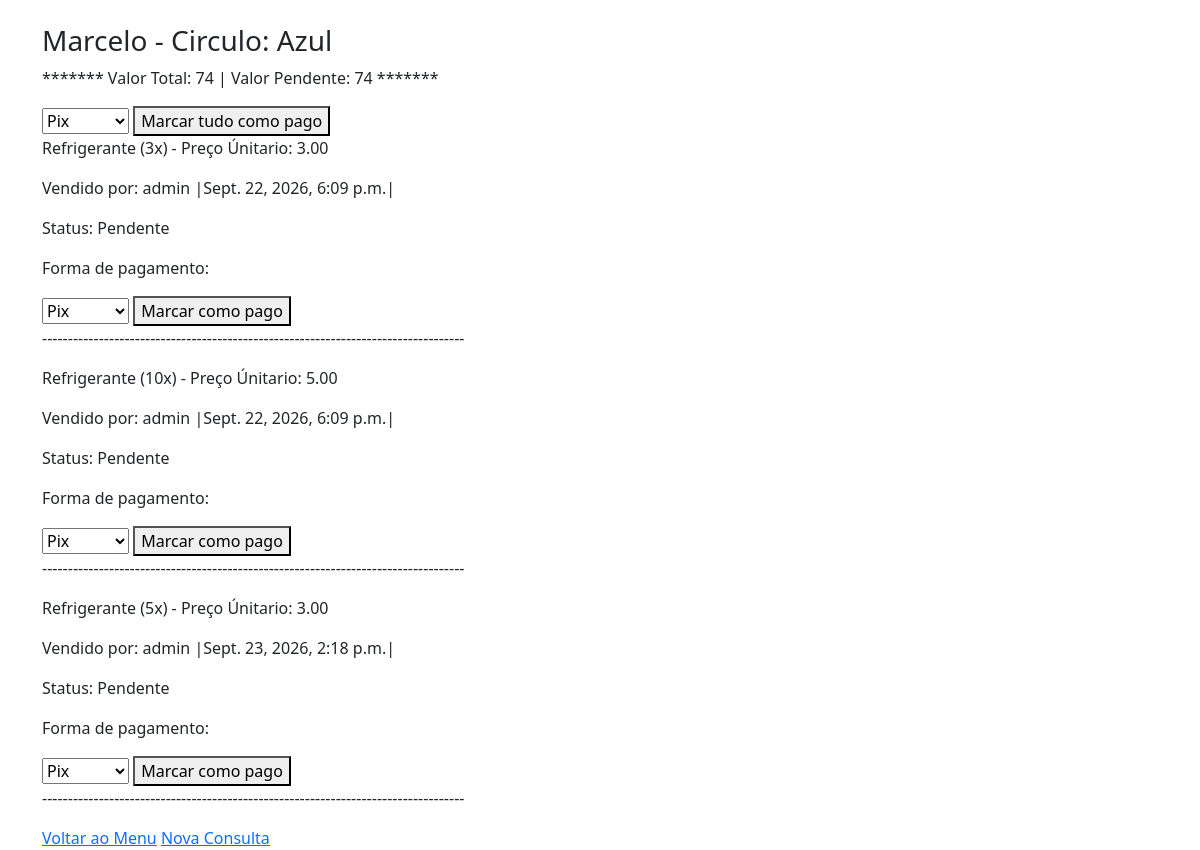
Before: /consultas/pessoa/1/ with the older database file.
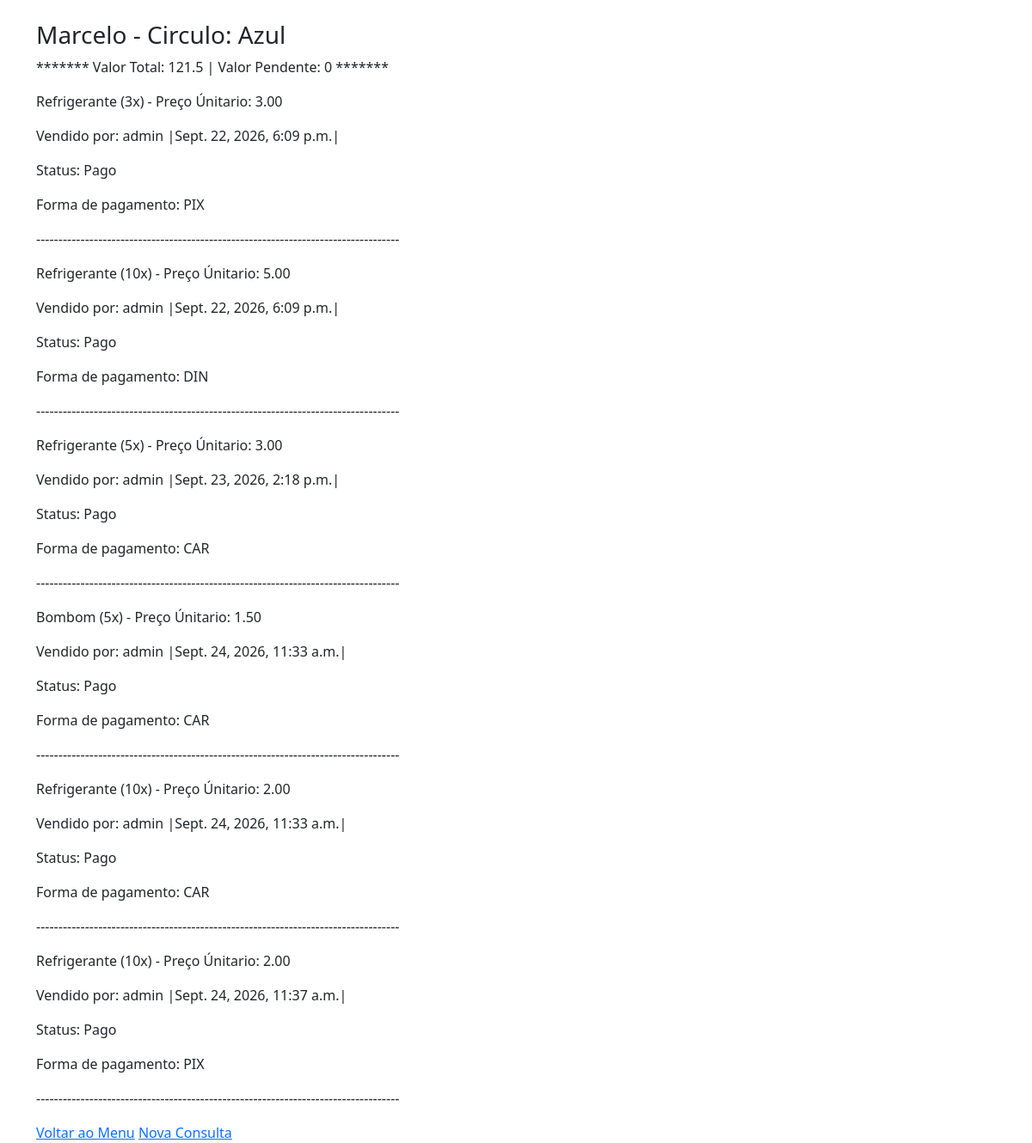
After: the same page with the newer database file.
### vendas/models.py (models this page shows, shortened)
class Venda(models.Model):
    class FormaPagamento(models.TextChoices):
        PIX = 'PIX', 'Pix'
        DINHEIRO = 'DIN', 'Dinheiro'
        CARTAO = 'CAR', 'Cartao'
    produto = models.ForeignKey(Produto, on_delete=models.PROTECT)
    pessoa = models.ForeignKey(Pessoa, on_delete=models.PROTECT)
    quantidade = models.PositiveIntegerField()
    preco_unitario_praticado = models.DecimalField(max_digits=10, decimal_places=2)
    data_hora = models.DateTimeField(auto_now_add=True)
    usuario = models.ForeignKey(User, on_delete=models.PROTECT)
    usuario_ultima_atualizacao = models.ForeignKey(User, on_delete=models.PROTECT, null=True, blank=True, related_name='vendas_atualizadas')
    pago = models.BooleanField(default=False)
    forma_pagamento = models.CharField(choices=FormaPagamento.choices, max_length=3, blank=True)
    data_pagamento = models.DateTimeField(blank=True, null=True)

### produtos/models.py (models this page shows, shortened)
class Produto(models.Model):
    nome = models.CharField(max_length=30)
    preco_padrao = models.DecimalField(max_digits=10, decimal_places=2)

### consultas/views.py (the view)
# urls.py: path('pessoa/<int:pessoa_id>/', views.detalhe_pessoa, name='detalhe_pessoa'),
def detalhe_pessoa(request, pessoa_id):
    pessoa = get_object_or_404(Pessoa, id=pessoa_id)
    vendas = Venda.objects.filter(pessoa=pessoa).select_related('produto')
    resultado_total = vendas.aggregate(total=Sum(F('quantidade') * F('preco_unitario_praticado')))
    valor_total = resultado_total['total'] or 0
    resultado_pendente = vendas.filter(pago=False).aggregate(total_pendente=Sum(F('quantidade') * F('preco_unitario_praticado')))
    valor_pendente = resultado_pendente['total_pendente'] or 0
    return render(request, 'consultas/resultado_detalhe_pessoa.html',{'pessoa': pessoa, 'vendas': vendas, 'valor_total': valor_total, 'valor_pendente': valor_pendente})

### consultas/templates/consultas/resultado_detalhe_pessoa.html (shortened to what this page needs)
{% extends 'base.html' %}
{% block content %}
    <h3> {{ pessoa.nome }} - Circulo: {{ pessoa.get_circulo_display }} </h3>
    <p> ******* Valor Total: {{ valor_total }} |  Valor Pendente: {{  valor_pendente }} ******* </p>
    {% if valor_pendente > 0 %}
    <form method="post" action="{% url 'marcar_todas_pagas' pessoa.id %}">
        <select name="forma_pagamento">
            <option value="PIX">Pix</option>
        </select>
        <button type="submit">Marcar tudo como pago</button>
    </form>
    {% endif %}
    {% for venda in vendas %}
    <p> {{ venda.produto.nome }} ({{ venda.quantidade }}x) - Preço Únitario: {{ venda.preco_unitario_praticado}} </p>
    <p> Vendido por: {{ venda.usuario }}        |{{ venda.data_hora }}|</p>
    <p> Status: {% if venda.pago %} Pago {% else %} Pendente {% endif %} </p>
    <p> Forma de pagamento: {{ venda.forma_pagamento }}</p>
    {% if not venda.pago %}
    <form method="post" action="{% url 'marcar_venda_paga' venda.id %}">
        <select name="forma_pagamento">
            <option value="PIX">Pix</option>
        </select>
        <button type="submit">Marcar como pago</button>
    </form>
    {% endif %}
    <p>----------------------------------------------------------------------------------</p>
    {% endfor %}
    <a href="{% url 'home'%}">Voltar ao Menu</a> <a href="{% url 'buscar_pessoas'%}">Nova Consulta</a>
{% endblock %}

Changed rows visible on the page:
changed Venda (number 1 of 6 on the later page): forma_pagamento "Pix" → "PIX"; pago "Pendente Marcar como pago" → "Pago"
changed Venda: forma_pagamento "Pix" → "DIN"; pago "Pendente Marcar como pago" → "Pago"
changed Venda "Sept. 23, 2026, 2:18 p.m.": forma_pagamento "Pix" → "CAR"; pago "Pendente Marcar como pago" → "Pago"
added Venda: produto.nome "Bombom", quantidade "5", preco_unitario_praticado "1.50", usuario "admin", data_hora "Sept. 24, 2026, 11:33 a.m.", pago "Pago", forma_pagamento "CAR"
added Venda: produto.nome "Refrigerante", quantidade "10", preco_unitario_praticado "2.00", usuario "admin", data_hora "Sept. 24, 2026, 11:33 a.m.", pago "Pago", forma_pagamento "CAR"
added Venda: produto.nome "Refrigerante", quantidade "10", preco_unitario_praticado "2.00", usuario "admin", data_hora "Sept. 24, 2026, 11:37 a.m.", pago "Pago", forma_pagamento "PIX"
Other visible differences:
{{ valor_total }}: "74" → "121.5"
{{ valor_pendente }}: "74" → "0"
form field forma_pagamento: "Pix" → (not shown)
text no longer shown: "Marcar tudo como pago"
